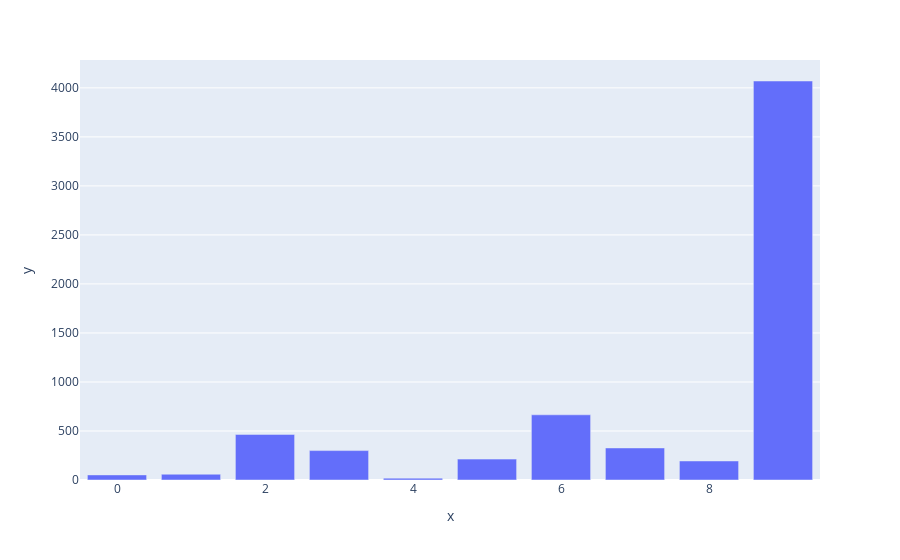

Notebook cell for this chart:
### Code cell
px.bar(x=train['Product_Type'].value_counts().index,y=train['Product_Type'].value_counts())

### Figure 1 — Plotly figure (JSON) as saved in the notebook; plotly's stock layout.template omitted (floating-point values rounded to 4 significant figures)
{"data": [{"alignmentgroup": "True", "hovertemplate": "x=%{x}<br>y=%{y}<extra></extra>", "legendgroup": "", "marker": {"color": "#636efa"}, "name": "", "offsetgroup": "", "orientation": "v", "showlegend": false, "textposition": "auto", "type": "bar", "x": [9, 6, 2, 7, 3, 5, 8, 1, 0, 4], "xaxis": "x", "y": [4070, 665, 465, 327, 300, 213, 194, 59, 52, 19], "yaxis": "y"}], "layout": {"barmode": "relative", "legend": {"tracegroupgap": 0}, "margin": {"t": 60}, "xaxis": {"anchor": "y", "domain": [0, 1], "title": {"text": "x"}}, "yaxis": {"anchor": "x", "domain": [0, 1], "title": {"text": "y"}}}}
